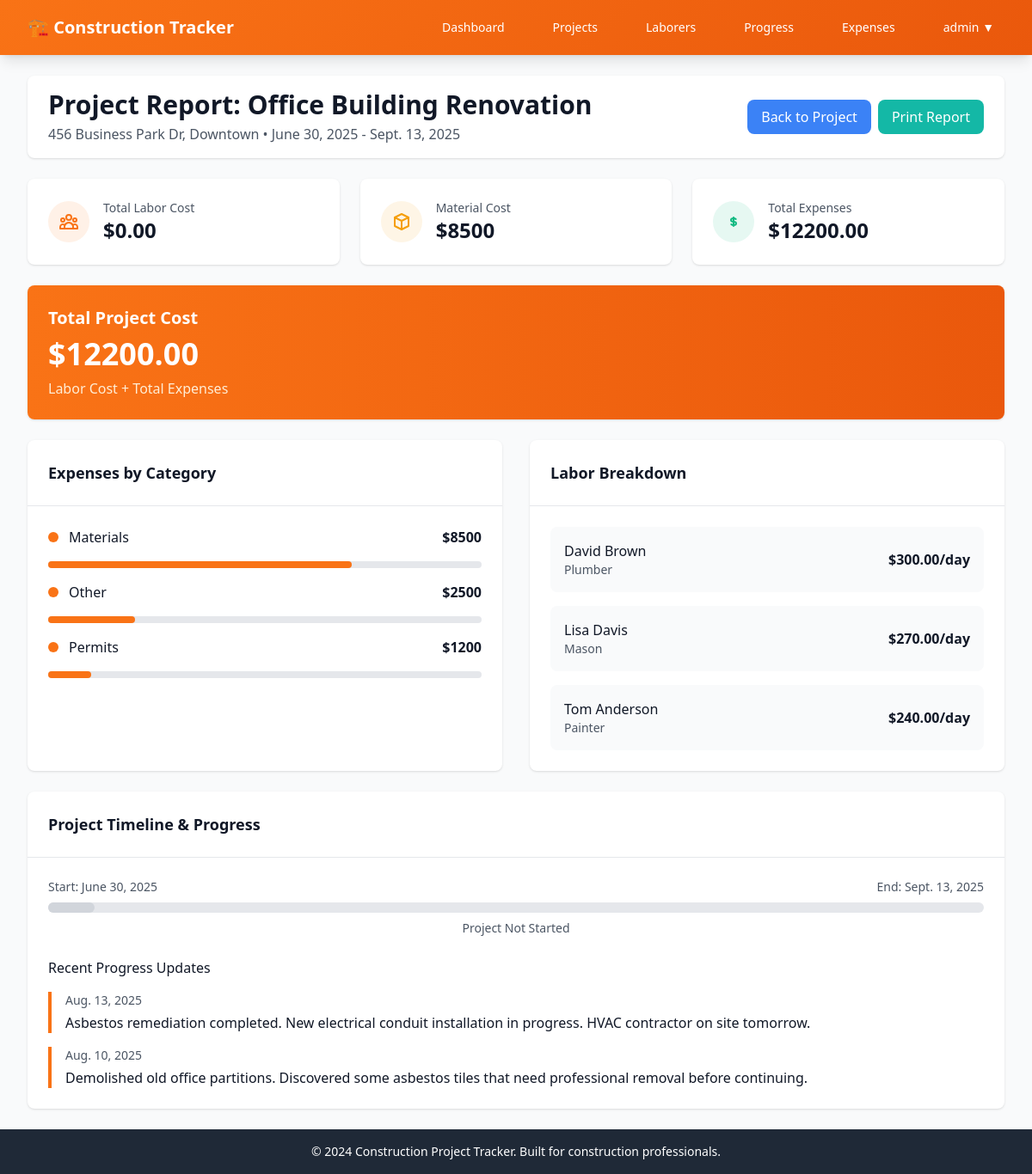
The page /projects/2/report/ (signed in) on the database its author committed.
### tracker/models.py (models this page shows, shortened)
class Project(models.Model):
    user = models.ForeignKey(User, on_delete=models.CASCADE, null=True)  # temporarily null=True
    name = models.CharField(max_length=200)
    location = models.CharField(max_length=200)
    start_date = models.DateField()
    end_date = models.DateField()
    class Meta:
        ordering = ['-start_date']
    @property
    def total_labor_cost(self):
        total = Decimal('0.00')
        for laborer in self.laborer_set.all():
            attendance_days = laborer.attendance_set.filter(project=self).count()
            total += laborer.daily_rate * attendance_days
        return total
    @property
    def total_expenses(self):
        return sum(expense.amount for expense in self.expense_set.all())

class Laborer(models.Model):
    ROLE_CHOICES = [
        ('foreman', 'Foreman'),
        ('electrician', 'Electrician'),
        ('plumber', 'Plumber'),
        ('carpenter', 'Carpenter'),
        ('mason', 'Mason'),
        ('painter', 'Painter'),
        ('general', 'General Labor'),
        ('operator', 'Equipment Operator'),
    ]
    name = models.CharField(max_length=100)
    role = models.CharField(max_length=50, choices=ROLE_CHOICES)
    daily_rate = models.DecimalField(max_digits=10, decimal_places=2)
    assigned_project = models.ForeignKey(Project, on_delete=models.CASCADE)
    class Meta:
        ordering = ['name']

class Expense(models.Model):
    CATEGORY_CHOICES = [
        ('materials', 'Materials'),
        ('equipment', 'Equipment'),
        ('permits', 'Permits'),
        ('utilities', 'Utilities'),
        ('transportation', 'Transportation'),
        ('supplies', 'Supplies'),
        ('other', 'Other'),
    ]
    date = models.DateField()
    project = models.ForeignKey(Project, on_delete=models.CASCADE)
    category = models.CharField(max_length=50, choices=CATEGORY_CHOICES)
    amount = models.DecimalField(max_digits=10, decimal_places=2)
    notes = models.TextField(blank=True)
    class Meta:
        ordering = ['-date']

class DailyProgress(models.Model):
    date = models.DateField()
    project = models.ForeignKey(Project, on_delete=models.CASCADE)
    summary = models.TextField()
    optional_photo = models.ImageField(upload_to='progress_photos/', blank=True, null=True)
    class Meta:
        ordering = ['-date']
        verbose_name_plural = 'Daily Progress'

### tracker/views.py (the view)
# urls.py: path('projects/<int:pk>/report/', views.ProjectReportView.as_view(), name='project_report'),
class ProjectReportView(LoginRequiredMixin, DetailView):
    model = Project
    template_name = 'tracker/project_report.html'
    def dispatch(self, request, *args, **kwargs):
        if not request.user.is_authenticated:
            messages.warning(request, "You must log in to view project reports.")
        return super().dispatch(request, *args, **kwargs)
    def get_context_data(self, **kwargs):
        context = super().get_context_data(**kwargs)
        project = self.get_object()
        expenses_by_category = project.expense_set.values('category').annotate(
            total=Sum('amount')
        ).order_by('-total')
        context.update({
            'expenses_by_category': expenses_by_category,
            'material_cost': project.expense_set.filter(
                category='materials'
            ).aggregate(Sum('amount'))['amount__sum'] or 0,
        })
        return context

### templates/tracker/project_report.html (shortened to what this page needs)
{% extends 'base.html' %}
{% block content %}
<div class="space-y-6">
    <div class="bg-white shadow rounded-lg">
        <div class="px-6 py-4">
            <div class="flex flex-col md:flex-row justify-between items-start md:items-center gap-4">
                <div>
                    <h1 class="text-3xl font-bold text-gray-900">Project Report: {{ object.name }}</h1>
                    <p class="text-gray-600 mt-1">{{ object.location }} • {{ object.start_date }} - {{ object.end_date }}</p>
                </div>
                <div class="flex space-x-2">
                    <a href="{% url 'project_detail' object.pk %}" class="bg-secondary text-white px-4 py-2 rounded-lg hover:bg-blue-700 transition-colors">
                        Back to Project
                    </a>
                    <button onclick="window.print()" class="bg-accent text-white px-4 py-2 rounded-lg hover:bg-teal-700 transition-colors">
                        Print Report
                    </button>
                </div>
            </div>
        </div>
    </div>
    <div class="grid grid-cols-1 md:grid-cols-3 gap-6">
        <div class="bg-white rounded-lg shadow p-6">
            <div class="flex items-center">
                <div class="p-3 rounded-full bg-primary bg-opacity-10">
                </div>
                <div class="ml-4">
                    <p class="text-sm font-medium text-gray-600">Total Labor Cost</p>
                    <p class="text-2xl font-bold text-gray-900">${{ object.total_labor_cost }}</p>
                </div>
            </div>
        </div>
        <div class="bg-white rounded-lg shadow p-6">
            <div class="flex items-center">
                <div class="p-3 rounded-full bg-warning bg-opacity-10">
                    <svg class="w-6 h-6 text-warning" fill="none" stroke="currentColor" viewBox="0 0 24 24">
                        <path stroke-linecap="round" stroke-linejoin="round" stroke-width="2" d="M20 7l-8-4-8 4m16 0l-8 4m8-4v10l-8 4m0-10L4 7m8 4v10M4 7v10l8 4"></path>
                    </svg>
                </div>
                <div class="ml-4">
                    <p class="text-sm font-medium text-gray-600">Material Cost</p>
                    <p class="text-2xl font-bold text-gray-900">${{ material_cost }}</p>
                </div>
            </div>
        </div>
        <div class="bg-white rounded-lg shadow p-6">
            <div class="flex items-center">
                <div class="p-3 rounded-full bg-success bg-opacity-10">
                    <svg class="w-6 h-6 text-success" fill="none" stroke="currentColor" viewBox="0 0 24 24">
                        <path stroke-linecap="round" stroke-linejoin="round" stroke-width="2" d="M12 8c-1.657 0-3 .895-3 2s1.343 2 3 2 3 .895 3 2-1.343 2-3 2m0-8c1.11 0 2.08.402 2.599 1M12 8V7m0 1v8m0 0v1m0-1c-1.11 0-2.08-.402-2.599-1"></path>
                    </svg>
                </div>
                <div class="ml-4">
                    <p class="text-sm font-medium text-gray-600">Total Expenses</p>
                    <p class="text-2xl font-bold text-gray-900">${{ object.total_expenses }}</p>
                </div>
            </div>
        </div>
    </div>
    <div class="bg-gradient-to-r from-orange-500 to-orange-600 rounded-lg shadow p-6 text-white">
        <h2 class="text-xl font-semibold mb-2">Total Project Cost</h2>
        <p class="text-4xl font-bold">${{ object.total_labor_cost|add:object.total_expenses|floatformat:2 }}</p>
        <p class="text-orange-100 mt-2">Labor Cost + Total Expenses</p>
    </div>
    <div class="grid grid-cols-1 lg:grid-cols-2 gap-8">
        <div class="bg-white rounded-lg shadow">
            <div class="p-6 border-b border-gray-200">
                <h2 class="text-lg font-semibold text-gray-900">Expenses by Category</h2>
            </div>
            <div class="p-6">
                {% if expenses_by_category %}
                    <div class="space-y-4">
                        {% for expense in expenses_by_category %}
                            <div class="flex justify-between items-center">
                                <div class="flex items-center">
                                    <div class="w-3 h-3 bg-primary rounded-full mr-3"></div>
                                    <span class="font-medium text-gray-900 capitalize">{{ expense.category }}</span>
                                </div>
                                <span class="font-bold text-gray-900">${{ expense.total }}</span>
                            </div>
                            <div class="w-full bg-gray-200 rounded-full h-2">
                                <div class="bg-primary h-2 rounded-full" style="width: {% widthratio expense.total object.total_expenses 100 %}%"></div>
                            </div>
                        {% endfor %}
                    </div>
                {% else %}
                    <p class="text-gray-500 text-center py-4">No expenses recorded yet.</p>
                {% endif %}
            </div>
        </div>
        <div class="bg-white rounded-lg shadow">
            <div class="p-6 border-b border-gray-200">
                <h2 class="text-lg font-semibold text-gray-900">Labor Breakdown</h2>
            </div>
            <div class="p-6">
                {% if object.laborer_set.all %}
                    <div class="space-y-4">
                        {% for laborer in object.laborer_set.all %}
                            <div class="flex justify-between items-center p-4 bg-gray-50 rounded-lg">
                                <div>
                                    <h3 class="font-medium text-gray-900">{{ laborer.name }}</h3>
                                    <p class="text-sm text-gray-600">{{ laborer.get_role_display }}</p>
                                </div>
                                <div class="text-right">
                                    <p class="font-semibold text-gray-900">${{ laborer.daily_rate }}/day</p>
                                </div>
                            </div>
                        {% endfor %}
                    </div>
                {% else %}
                    <p class="text-gray-500 text-center py-4">No laborers assigned yet.</p>
                {% endif %}
            </div>
        </div>
    </div>
    <div class="bg-white rounded-lg shadow">
        <div class="p-6 border-b border-gray-200">
            <h2 class="text-lg font-semibold text-gray-900">Project Timeline & Progress</h2>
        </div>
        <div class="p-6">
            <div class="mb-6">
                <div class="flex justify-between text-sm text-gray-600 mb-2">
                    <span>Start: {{ object.start_date }}</span>
                    <span>End: {{ object.end_date }}</span>
                </div>
                <div class="w-full bg-gray-200 rounded-full h-3">
                    {% now "Y-m-d" as today %}
                    {% if object.start_date <= today and today <= object.end_date %}
                        <div class="bg-success h-3 rounded-full" style="width: 65%"></div>
                    {% elif today > object.end_date %}
                        <div class="bg-success h-3 rounded-full" style="width: 100%"></div>
                    {% else %}
                        <div class="bg-gray-300 h-3 rounded-full" style="width: 5%"></div>
                    {% endif %}
                </div>
                <div class="flex justify-center mt-2">
                    <span class="text-sm text-gray-600">
                        {% if object.start_date <= today and today <= object.end_date %}
                            Project In Progress
                        {% elif today > object.end_date %}
                            Project Completed
                        {% else %}
                            Project Not Started
                        {% endif %}
                    </span>
                </div>
            </div>
            {% if object.dailyprogress_set.all %}
                <div class="space-y-4">
                    <h3 class="font-medium text-gray-900">Recent Progress Updates</h3>
                    {% for progress in object.dailyprogress_set.all|slice:":5" %}
                        <div class="border-l-4 border-primary pl-4">
                            <p class="text-sm text-gray-600">{{ progress.date }}</p>
                            <p class="text-gray-900 mt-1">{{ progress.summary }}</p>
                        </div>
                    {% endfor %}
                </div>
            {% else %}
                <p class="text-gray-500 text-center py-4">No progress updates recorded yet.</p>
            {% endif %}
        </div>
    </div>
</div>
{% endblock %}

### templates/base.html (shortened to what this page needs)
<!DOCTYPE html>
<html lang="en">
  <head>
    <script src="https://cdn.tailwindcss.com"></script>
  </head>
  <body class="bg-gray-50 min-h-screen">
    <nav class="construction-gradient shadow-lg">
      <div class="max-w-7xl mx-auto px-4 sm:px-6 lg:px-8">
        <div class="flex justify-between h-16">
          <div class="flex items-center">
            <div class="flex-shrink-0 flex items-center">
              <h1 class="text-white text-xl font-bold">
                🏗️ Construction Tracker
              </h1>
            </div>
          </div>
          <div class="hidden md:flex items-center space-x-8">
            <a
              href="{% url 'dashboard' %}"
              class="text-white hover:text-orange-200 px-3 py-2 rounded-md text-sm font-medium transition-colors"
            >
              Dashboard
            </a>
            <a
              href="{% url 'project_list' %}"
              class="text-white hover:text-orange-200 px-3 py-2 rounded-md text-sm font-medium transition-colors"
            >
              Projects
            </a>
            <a
              href="{% url 'laborer_list' %}"
              class="text-white hover:text-orange-200 px-3 py-2 rounded-md text-sm font-medium transition-colors"
            >
              Laborers
            </a>
            <a
              href="{% url 'progress_list' %}"
              class="text-white hover:text-orange-200 px-3 py-2 rounded-md text-sm font-medium transition-colors"
            >
              Progress
            </a>
            <a
              href="{% url 'expense_list' %}"
              class="text-white hover:text-orange-200 px-3 py-2 rounded-md text-sm font-medium transition-colors"
            >
              Expenses
            </a>
            {% if user.is_authenticated %}
            <div class="relative inline-block text-left">
              <button type="button"
                      class="text-white hover:text-orange-200 px-3 py-2 rounded-md text-sm font-medium transition-colors"
                      id="user-menu-button">
                {{ user.username }} ▼
              </button>
            </div>
            {% else %}
              <a href="{% url 'login' %}" class="text-white hover:text-orange-200 px-3 py-2 rounded-md text-sm font-medium transition-colors">
                Login
              </a>
            {% endif %}
          </div>
        </div>
      </div>
    </nav>
    <main class="max-w-7xl mx-auto py-6 px-4 sm:px-6 lg:px-8">
      {% block content %} {% endblock %}
    </main>
    <footer class="bg-gray-800 text-white w-full">
      <div class="max-w-7xl mx-auto py-4 px-4 sm:px-6 lg:px-8">
        <p class="text-center text-sm">
          © 2024 Construction Project Tracker. Built for construction professionals.
        </p>
      </div>
    </footer>
  </body>
</html>

### templates/base.html (style rules this page uses)
.construction-gradient { background: linear-gradient(135deg, #f97316 0%, #ea580c 100%); }

### templates/tracker/project_report.html (style rules this page uses)
nav, footer, .no-print { display: none !important; }
body { font-size: 12px; }
.bg-gradient-to-r { background: #f97316 !important; }

### rows shown on the page
Project: name "Office Building Renovation", location "456 Business Park Dr, Downtown", start_date "June 30, 2025", end_date "Sept. 13, 2025", total_labor_cost "0.00", total_expenses "12200.00", total_labor_cost|add "12200.00"
Expense: category "Materials", total "8500"
Expense: category "Other", total "2500"
Expense: category "Permits", total "1200"
Laborer: name "David Brown", role "Plumber", daily_rate "300.00"
Laborer: name "Lisa Davis", role "Mason", daily_rate "270.00"
Laborer: name "Tom Anderson", role "Painter", daily_rate "240.00"
DailyProgress: date "Aug. 13, 2025", summary "Asbestos remediation completed. New electrical conduit installation in progress. HVAC contractor on site tomorrow."
DailyProgress: date "Aug. 10, 2025", summary "Demolished old office partitions. Discovered some asbestos tiles that need professional removal before continuing."

### other values the page prints
{{ user.username }} "admin"
{{ material_cost }} "8500"
